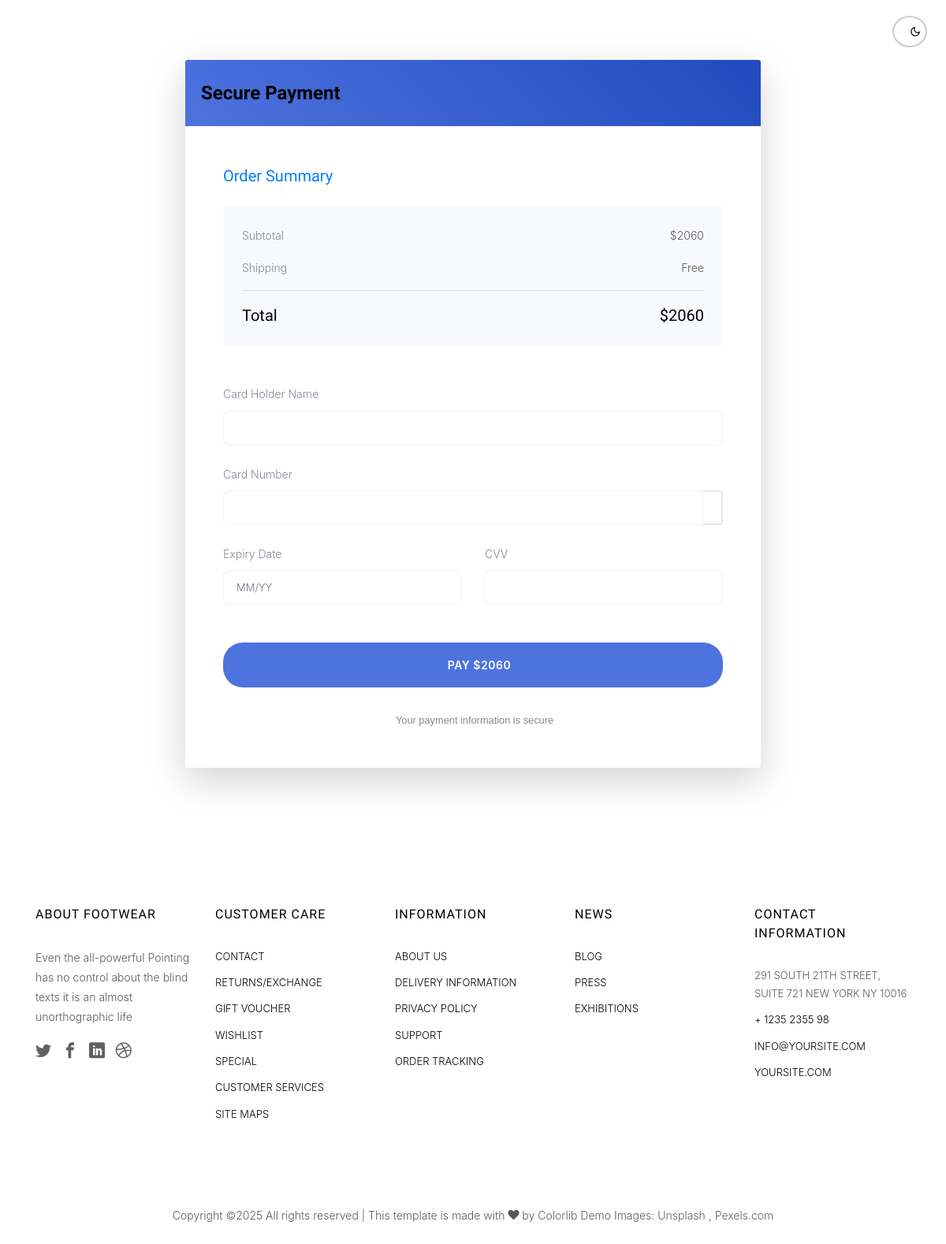
Before: /payment/ (signed in) with the older database file.
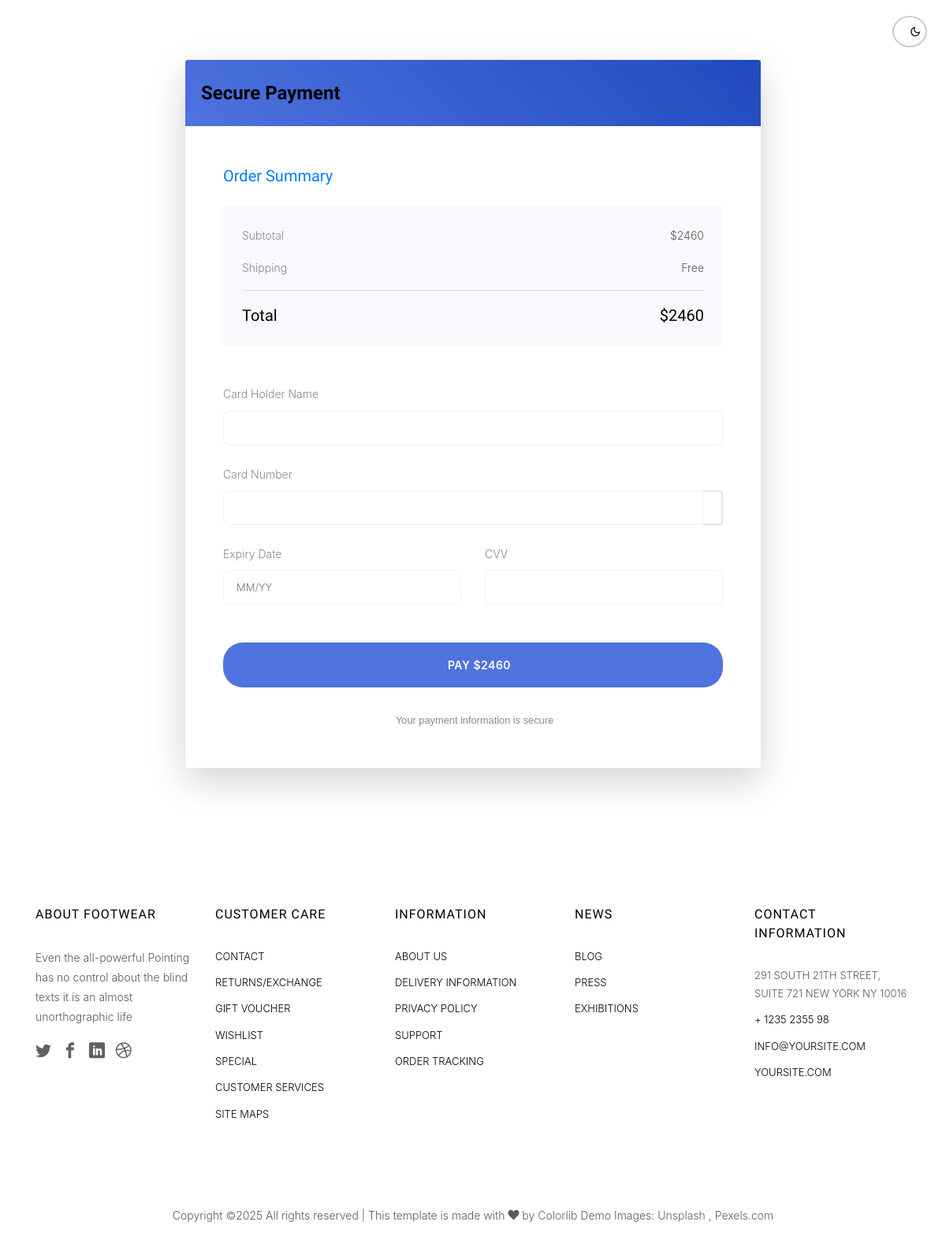
After: the same page with the newer database file.
### carts/models.py (models this page shows, shortened)
class Cart(models.Model):
    user = models.OneToOneField(User,on_delete=models.CASCADE,related_name="user_cart")
    total_price = models.IntegerField( default=0)
    created_at = models.DateTimeField(auto_now_add=True)
    updated_at = models.DateTimeField(auto_now=True)

### products/views.py (the view)
# urls.py: path('payment/', views.payment_view, name='payment'),
@login_required
def payment_view(request):
    cart = Cart.objects.get(user=request.user)
    context = {
        'cart': cart,
        'total': cart.total_price
    }
    return render(request, 'payment.html', context)

### carts/context_processors.py (called while the page is built)
def cart_processor(request):
    cart_count = 0
    if request.user.is_authenticated:
        try:
            cart = Cart.objects.get(user=request.user)
            cart_count = cart.cart_item.all().count()
        except Cart.DoesNotExist:
            cart_count = 0
    return {'cart_count': cart_count}

### products/templates/payment.html (shortened to what the changed rows need)
{% extends 'users/home.html' %}
{% load static %}
{% block content %}
<div class="colorlib-product">
    <div class="container py-5">
        <div class="row">
            <div class="col-lg-8 mx-auto">
                <div class="card shadow-lg border-0 rounded-lg">
                    <div class="card-body p-5">
                        <div class="order-summary mb-5">
                            <div class="p-4 bg-light rounded">
                                <div class="d-flex justify-content-between align-items-center mb-3">
                                    <span class="text-muted">Subtotal</span>
                                    <span>${{ cart.total_price }}</span>
                                </div>
                                <div class="d-flex justify-content-between align-items-center">
                                    <span class="h5 mb-0">Total</span>
                                    <span class="h5 mb-0">${{ cart.total_price }}</span>
                                </div>
                            </div>
                        </div>
                        <form method="POST" id="payment-form">
                            <div class="form-group mb-4">
                                <label class="text-muted mb-2">Card Holder Name</label>
                                <input type="text" class="form-control form-control-lg" required>
                            </div>
                            <div class="form-group mb-4">
                                <label class="text-muted mb-2">Card Number</label>
                                <div class="input-group">
                                </div>
                            </div>
                            <div class="row">
                                <div class="col-md-6">
                                </div>
                                <div class="col-md-6">
                                </div>
                            </div>
                            <button type="submit" class="btn btn-primary btn-lg btn-block mt-4">
                                 Pay ${{ cart.total_price }}
                            </button>
                            <div class="text-center mt-4">
                                <p class="text-muted mb-0">
                                </p>
                            </div>
                        </form>
                    </div>
                </div>
            </div>
        </div>
    </div>
</div>
{% endblock %}

Changed rows visible on the page:
changed Cart: total_price "2060" → "2460"
